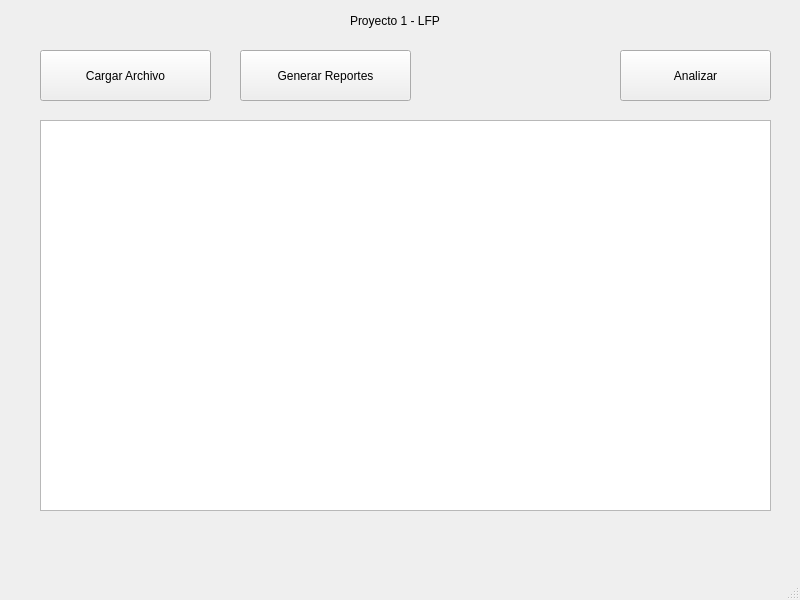
<?xml version="1.0" encoding="UTF-8"?>
<ui version="4.0">
 <class>MainWindow</class>
 <widget class="QMainWindow" name="MainWindow">
  <property name="geometry">
   <rect>
    <x>0</x>
    <y>0</y>
    <width>800</width>
    <height>600</height>
   </rect>
  </property>
  <property name="windowTitle">
   <string>MainWindow</string>
  </property>
  <widget class="QWidget" name="centralwidget">
   <widget class="QPushButton" name="btnCargarArchivo">
    <property name="geometry">
     <rect>
      <x>40</x>
      <y>50</y>
      <width>171</width>
      <height>51</height>
     </rect>
    </property>
    <property name="text">
     <string>Cargar Archivo</string>
    </property>
   </widget>
   <widget class="QTextEdit" name="textArea">
    <property name="geometry">
     <rect>
      <x>40</x>
      <y>120</y>
      <width>731</width>
      <height>391</height>
     </rect>
    </property>
   </widget>
   <widget class="QPushButton" name="btnGenerarReportes">
    <property name="geometry">
     <rect>
      <x>240</x>
      <y>50</y>
      <width>171</width>
      <height>51</height>
     </rect>
    </property>
    <property name="text">
     <string>Generar Reportes</string>
    </property>
   </widget>
   <widget class="QLabel" name="label">
    <property name="geometry">
     <rect>
      <x>350</x>
      <y>0</y>
      <width>151</width>
      <height>41</height>
     </rect>
    </property>
    <property name="text">
     <string>Proyecto 1 - LFP</string>
    </property>
   </widget>
   <widget class="QPushButton" name="btnAnalizar">
    <property name="geometry">
     <rect>
      <x>620</x>
      <y>50</y>
      <width>151</width>
      <height>51</height>
     </rect>
    </property>
    <property name="text">
     <string>Analizar</string>
    </property>
   </widget>
  </widget>
  <widget class="QStatusBar" name="statusbar"/>
 </widget>
 <resources/>
 <connections/>
</ui>
